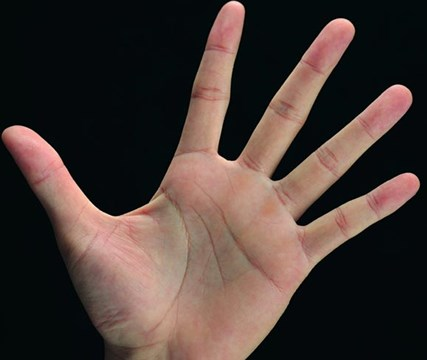
//> input picture imgdata/hand.jpg, 427 x 360 px
$ ./7-8_skincolorDetect   (built with g++ and OpenCV 4)
//> lines starting //> are read from the running program, lines starting //| are printed output that depends on the picture; after the words box and inside, x2 and y2 are one past the last pixel; in counts of white or black regions, pixels touching at a corner belong together
// C++ source file
/***********************************************
# Copyright (c) 2018, Wuhan
# All rights reserved.
#
# @Filename: 7-8_skincolorDetect.cpp
# @Version：V1.0
# @Author: Frank Liu - frankliu624@gmail.com
# @Description: 肤色检测
# @Create Time: 2018-10-20 10:24:11
# @Last Modified: 2018-10-20 10:24:11
***********************************************/
#include <opencv2/core/core.hpp>
#include <opencv2/imgproc/imgproc.hpp>
#include <opencv2/highgui/highgui.hpp>
#include <vector>

using namespace cv;
using namespace std;

int main()
{
    Mat srcImg = imread("../../imgdata/hand.jpg");
//> srcImg is the input picture: 360 rows x 427 cols, CV_8UC3; mean B, G, R 53.5, 58.1, 71.6
    if(srcImg.empty())
        return -1;
    // 构建椭圆模型
    Mat skinMat = Mat::zeros(Size(256, 256), CV_8UC1);
    ellipse(skinMat, Point(113, 155.6), Size(23.4, 15.2),43.0, 0.0, 360.0, Scalar(255,255,255), -1);
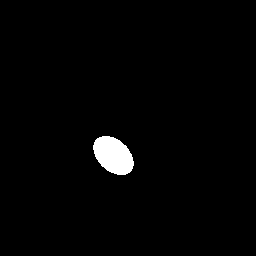
//> skinMat: 256 rows x 256 cols, CV_8UC1; 1.8% white; 1 white region, box (x1, y1, x2, y2) and area: (93, 136, 134, 175) 1148
    // 定义结构元素
    Mat struElement = getStructuringElement(MORPH_RECT, Size(3,3), Point(-1,-1));
    Mat YcrcbMat;
    Mat tempMat = Mat::zeros(srcImg.size(), CV_8UC1);
    // 颜色空间转换YCrCb
    cvtColor(srcImg, YcrcbMat, CV_BGR2YCrCb);
//> YcrcbMat: 360 rows x 427 cols, CV_8UC3; mean of channels 0, 1, 2 61.6, 135.2, 123.3
    // 椭圆皮肤模型检测
    for(int i = 0; i < srcImg.rows; ++i)
    {
        uchar* p = (uchar*)tempMat.ptr<uchar>(i);
        Vec3b* ycrcb = (Vec3b*)YcrcbMat.ptr<Vec3b>(i);
        for(int j = 0; j < srcImg.cols; ++j)
        {
            // 颜色判断
            if(skinMat.at<uchar>(ycrcb[j][1], ycrcb[j][2]) > 0)
                p[j] = 255;
        }
    }
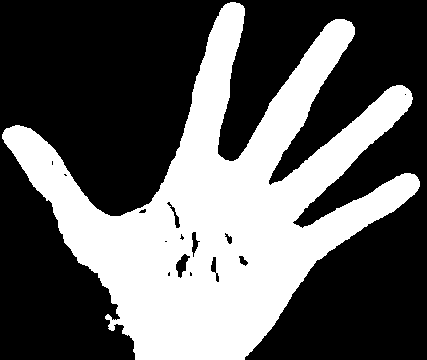
//> tempMat: 360 rows x 427 cols, CV_8UC1; 37.4% white; 1 white region, box (x1, y1, x2, y2) and area: (2, 2, 420, 360) 57555
    // 形态学闭操作
    morphologyEx(tempMat, tempMat, MORPH_CLOSE, struElement);
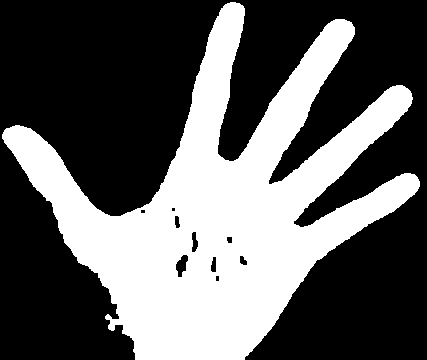
//> tempMat: 360 rows x 427 cols, CV_8UC1; 37.5% white; 1 white region
    // 定义轮廓参数
    vector<vector<Point>> contours, dstContours;
    vector<Vec4i> hierarchy;
    // 查找连通域
    findContours(tempMat, contours, hierarchy, CV_RETR_EXTERNAL, CV_CHAIN_APPROX_SIMPLE);
//> contours = 1 contour; box (x1, y1, x2, y2) and area: (2, 2, 420, 360) 57180
    // 筛选伪轮廓
    for(size_t i = 0; i < contours.size(); ++i)
    {
        // 判断区域面积
        if(fabs(contourArea(Mat(contours[i]))) > 1000)
            dstContours.push_back(contours[i]);
    }
//> this loop made 1 pass
    tempMat.setTo(0);
//> tempMat: 360 rows x 427 cols, CV_8UC1; every value is 0
    // 绘制轮廓
    drawContours(tempMat, dstContours, -1, Scalar(255, 0, 0), CV_FILLED);
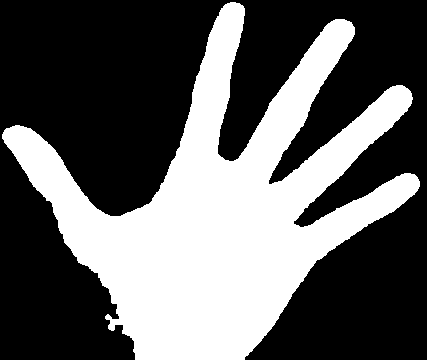
//> tempMat: 360 rows x 427 cols, CV_8UC1; 37.8% white; 1 white region, box (x1, y1, x2, y2) and area: (2, 2, 420, 360) 58152
    Mat dstImg;
    srcImg.copyTo(dstImg, tempMat);
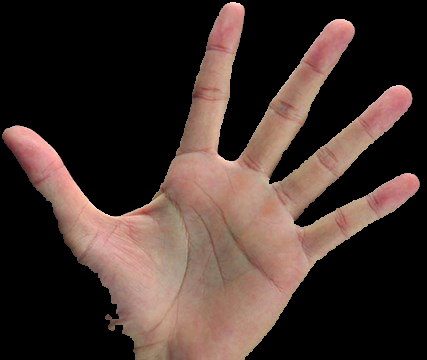
//> dstImg: 360 rows x 427 cols, CV_8UC3; mean B, G, R 44.9, 50.5, 66.4
    imshow("srcImage", srcImg);
    imshow("dstImage", dstImg);
    waitKey(0);
    return 0;
}
